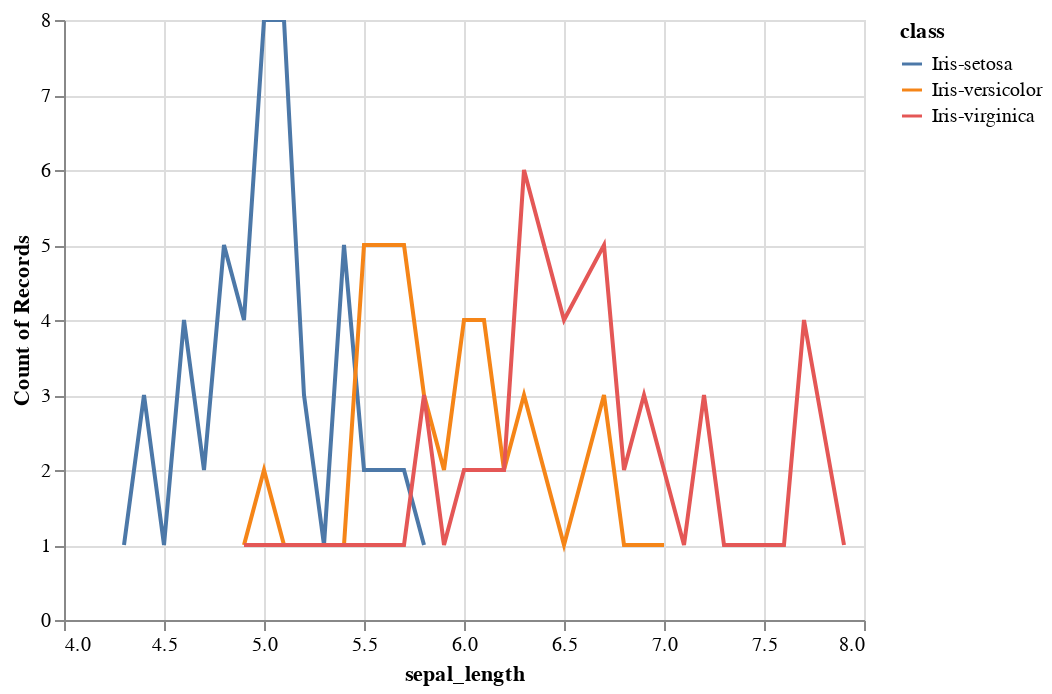

Notebook source saved alongside this figure:
### Code cell
# Create a line chart with x axis as sepal_length, y as its percentage in the dataset
# The line should be colored by class
alt.Chart(df).mark_line().encode(
    x='sepal_length',
    y='count()',
    color='class'
).interactive()

### Figure 1 — Vega-Lite specification as saved in the notebook (floating-point values rounded to 4 significant figures; data arrays with more than 128 entries replaced by an {"elided": "..."} marker saying what was removed)
{"config": {"view": {"continuousWidth": 400, "continuousHeight": 300}}, "data": {"name": "data-5953facd5c5209d6b855877b1045e0b0"}, "mark": "line", "encoding": {"color": {"field": "class", "type": "nominal"}, "x": {"field": "sepal_length", "type": "quantitative"}, "y": {"aggregate": "count", "type": "quantitative"}}, "selection": {"selector045": {"type": "interval", "bind": "scales", "encodings": ["x", "y"]}}, "$schema": "https://vega.github.io/schema/vega-lite/v4.17.0.json", "datasets": {"data-5953facd5c5209d6b855877b1045e0b0": {"elided": "150 records"}}}
